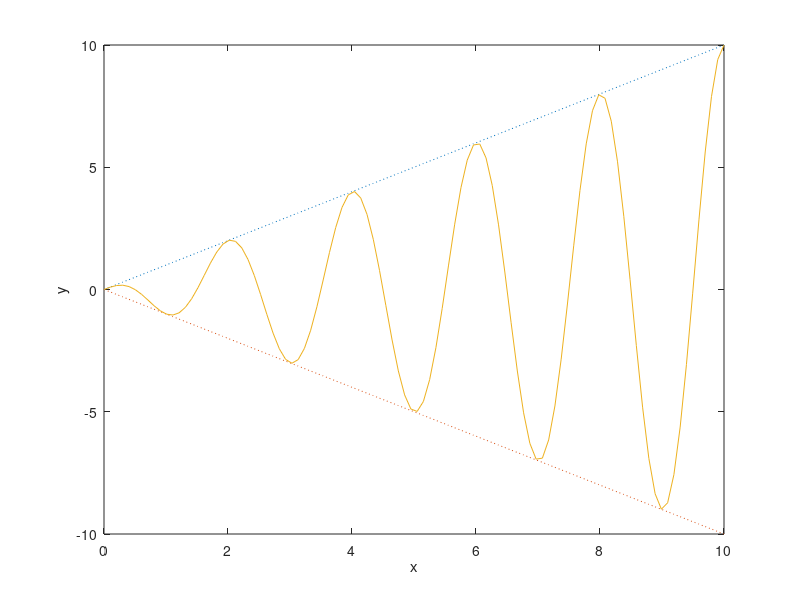

Source code (MATLAB):
x = linspace(0, 10, 100);
f = @(x) x.*cos(pi*x);
y = f(x);
y1 = x;
y2 = -x;
plot(x, y1, ':', x, y2, ':', x, y)
xlabel('x')
ylabel('y')